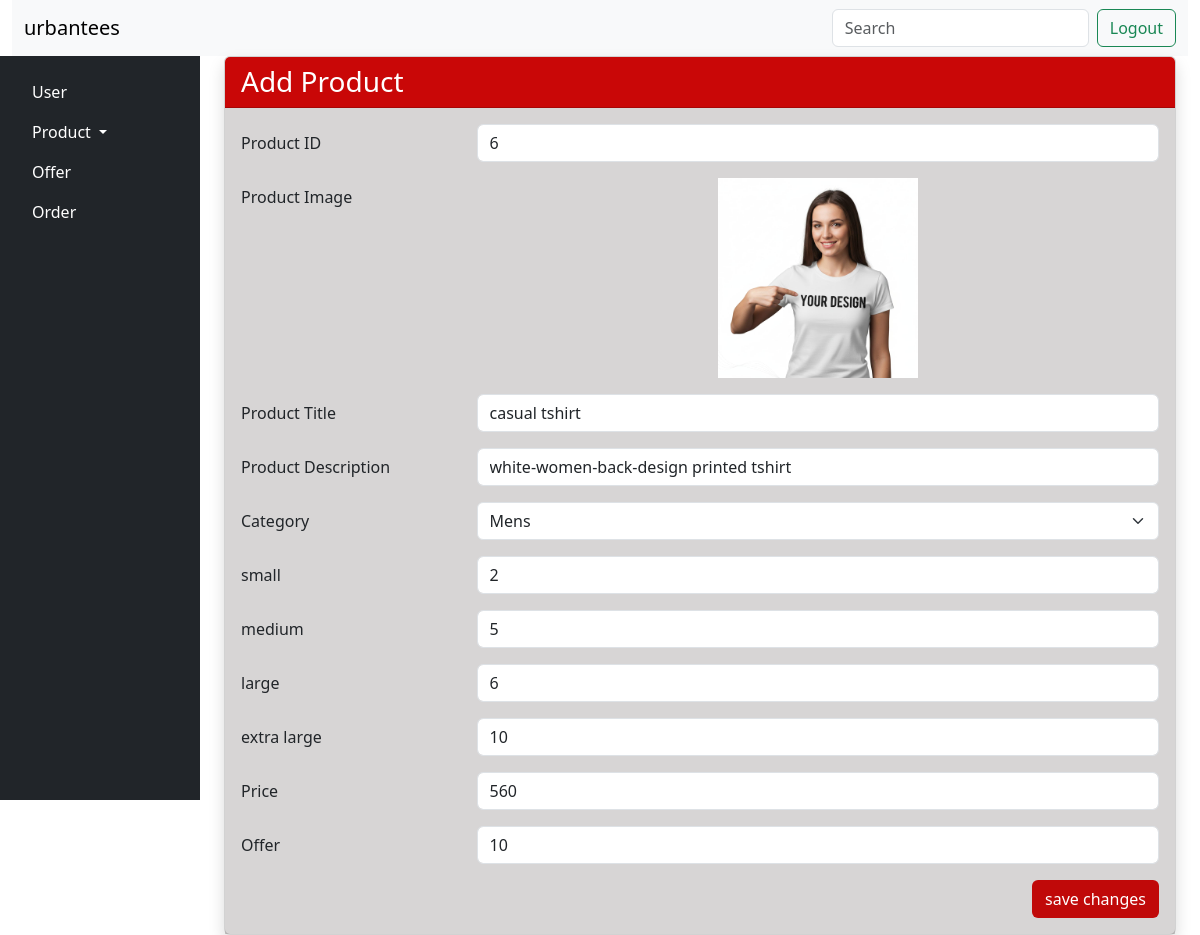
The page /admin_edit/6 on the database its author committed.
### urban_tees_app/models.py (models this page shows, shortened)
class Product(models.Model):
    CATEGORY_CHOICES = [
        ('mens', 'Mens'),
        ('womens', 'Womens'),
        ('girls', 'Girls'),
        ('boys', 'Boys'),
    ]
    item_image1 = models.CharField(max_length=255)
    item_image2 = models.CharField(max_length=255)
    item_image3 = models.CharField(max_length=255)
    item_image4 = models.CharField(max_length=255)
    item_name = models.CharField(max_length=255)
    item_description = models.CharField(max_length=255)
    new_price = models.IntegerField()
    old_price = models.IntegerField()
    offer = models.IntegerField()
    category = models.CharField(max_length=10, choices=CATEGORY_CHOICES)
    small_size=models.IntegerField()
    medium_size=models.IntegerField()
    large_size=models.IntegerField()
    extralarge_size=models.IntegerField()

### urban_tees_app/views.py (the view)
# urls.py: path('admin_edit/<int:id>',views.admin_edit,name='admin_edit'),
def admin_edit(request,id):
    item_details=Product.objects.get(id=id)
    return render(request,'admin_edit_product.html',{'context':item_details,'id':id})

### urban_tees_app/templates/admin_edit_product.html (shortened to what this page needs)
{% extends 'admin_layout.html' %}
{% load static %}
{% block content %}
<div class="container">
    <div class="card shadow">
        <div class="card-header text-white" style="background-color: rgb(201, 7, 7);">
            <h3 class="mb-0">Add Product</h3>
        </div>
        <div class="card-body" style="background-color: rgba(28, 13, 13, 0.173);">
            <form action="{% url 'admin_edit_product' context.id %}" method="post" enctype="multipart/form-data">
                <div class="mb-3 row">
                    <label class="col-sm-3 col-form-label">Product ID</label>
                    <div class="col-sm-9">
                        <input type="text" name="id" class="form-control" placeholder=" product id"
                            value="{{ context.id }}">
                    </div>
                </div>
                <div class="mb-3 row">
                    <label class="col-sm-3 col-form-label">Product Image</label>
                    <div class="col-sm-9">
                        <img src="{% static context.item_image1 %}" class="card-img-top" alt="product image"
                            style="height: auto; max-height: 200px; object-fit: contain;">
                    </div>
                </div>
                <div class="mb-3 row">
                    <label class="col-sm-3 col-form-label">Product Title</label>
                    <div class="col-sm-9">
                        <input type="text" name="product_title" class="form-control" placeholder=" product title"
                            value="{{ context.item_name }}">
                    </div>
                </div>
                <div class="mb-3 row">
                    <label class="col-sm-3 col-form-label">Product Description</label>
                    <div class="col-sm-9">
                        <input type="text" name="product_description" class="form-control" placeholder="description"
                            value="{{ context.item_description }}">
                    </div>
                </div>
                <div class="mb-3 row">
                    <label class="col-sm-3 col-form-label">Category</label>
                    <div class="col-sm-9">
                        <select name="category" id="category" class="form-select" value="{{ context.category }}">
                            <option value="mens">Mens</option>
                        </select>
                    </div>
                </div>
                <div class="mb-3 row">
                    <label class="col-sm-3 col-form-label">small</label>
                    <div class="col-sm-9">
                        <input type="number" name="small_size" class="form-control" placeholder="small_size"
                            value="{{ context.small_size }}">
                    </div>
                </div>
                <div class="mb-3 row">
                    <label class="col-sm-3 col-form-label">medium</label>
                    <div class="col-sm-9">
                        <input type="number" name="medium_size" class="form-control" placeholder="medium_size"
                            value="{{ context.medium_size }}">
                    </div>
                </div>
                <div class="mb-3 row">
                    <label class="col-sm-3 col-form-label">large</label>
                    <div class="col-sm-9">
                        <input type="number" name="large_size" class="form-control" placeholder="large_size"
                            value="{{ context.large_size }}">
                    </div>
                </div>
                <div class="mb-3 row">
                    <label class="col-sm-3 col-form-label">extra large</label>
                    <div class="col-sm-9">
                        <input type="number" name="extralarge_size" class="form-control" placeholder="extralarge_size"
                            value="{{ context.extralarge_size }}">
                    </div>
                </div>
                <div class="mb-3 row">
                    <label class="col-sm-3 col-form-label">Price</label>
                    <div class="col-sm-9">
                        <input type="text" name="old_price" class="form-control" placeholder="Old price"
                            value="{{ context.old_price }}">
                    </div>
                </div>
                <div class="mb-3 row">
                    <label class="col-sm-3 col-form-label">Offer</label>
                    <div class="col-sm-9">
                        <input type="text" name="offer" class="form-control" placeholder="offer"
                            value="{{ context.offer }}">
                    </div>
                </div>
                <div class="text-end">
                    <button type="submit" class="btn text-white" style="background-color: rgb(192, 9, 9);">save
                        changes</button>
                </div>
            </form>
        </div>
    </div>
</div>
{% endblock %}

### rows shown on the page
Product: id "6", item_image1 (picture), product_title "casual tshirt", product_description "white-women-back-design printed tshirt", category "Mens", small_size "2", medium_size "5", large_size "6", extralarge_size "10", old_price "560", offer "10"
